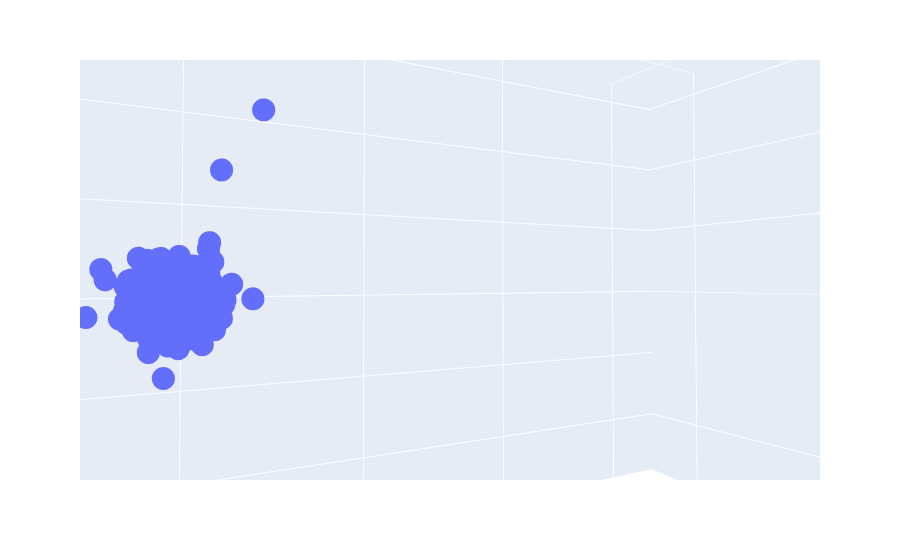

Notebook source saved alongside this figure:
### Code cell
fig = px.scatter_3d(x=[ns[0] for ns in ns3], y=[ns[1] for ns in ns3], z=[ns[2] for ns in ns3])
fig.show()

### Figure 1 — Plotly figure (JSON) as saved in the notebook; plotly's stock layout.template omitted (floating-point values rounded to 4 significant figures; data arrays with more than 128 entries replaced by an {"elided": "..."} marker saying what was removed)
{"data": [{"hovertemplate": "x=%{x}<br>y=%{y}<br>z=%{z}<extra></extra>", "legendgroup": "", "marker": {"color": "#636efa", "symbol": "circle"}, "mode": "markers", "name": "", "scene": "scene", "showlegend": false, "type": "scatter3d", "x": {"elided": "1538 float values"}, "y": {"elided": "1538 float values"}, "z": {"elided": "1538 float values"}}], "layout": {"autosize": true, "legend": {"tracegroupgap": 0}, "margin": {"t": 60}, "scene": {"aspectmode": "auto", "aspectratio": {"x": 1.212, "y": 1.309, "z": 0.6302}, "camera": {"center": {"x": 0, "y": 0, "z": 0}, "eye": {"x": 0.01944, "y": -0.009112, "z": -0.0004048}, "projection": {"type": "perspective"}, "up": {"x": 0, "y": 0, "z": 1}}, "domain": {"x": [0, 1], "y": [0, 1]}, "xaxis": {"title": {"text": "x"}, "type": "linear"}, "yaxis": {"title": {"text": "y"}, "type": "linear"}, "zaxis": {"title": {"text": "z"}, "type": "linear"}}}}
